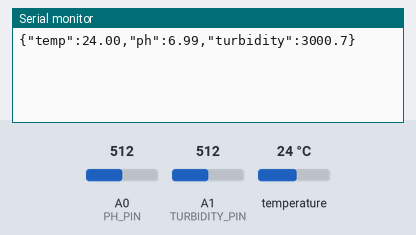
A sketch run on a simulated Arduino Uno, built with avr-gcc and run on an emulated ATmega328P. Parts: the last lines printed to the serial monitor. Inputs (shaded band) come from the test bench; at power-on: temperature 24 °C, A0 (PH_PIN) = 512, A1 (TURBIDITY_PIN) = 512.

Above: at 1.5 s.
1.6 s: temperature set to 12 °C
At 2.8 s:
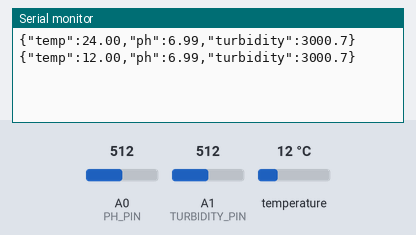
3.1 s: A0 (PH_PIN) set to 716
At 3.1 s:
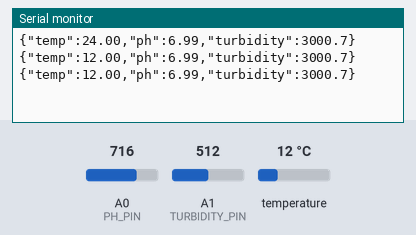
4.6 s: A1 (TURBIDITY_PIN) set to 716
At 5.9 s:
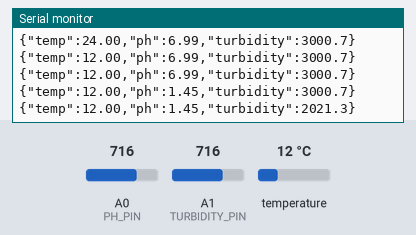
6.1 s: temperature set to 19 °C
At 6.7 s:
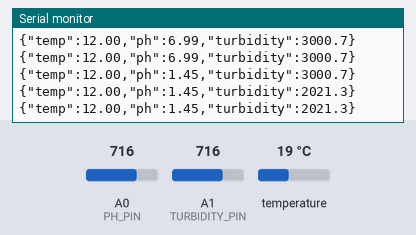
7.6 s: A0 (PH_PIN) set to 900
At 8.9 s:
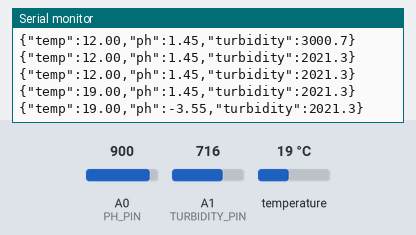
9.1 s: A1 (TURBIDITY_PIN) set to 900
At 9.7 s:
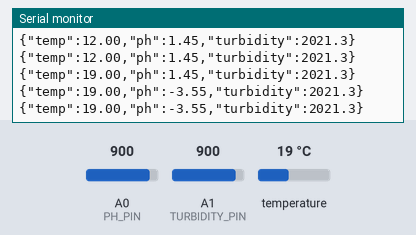
Timing chart, 0 to 11.6 s (numbered marks = the images above; inputs shaded):
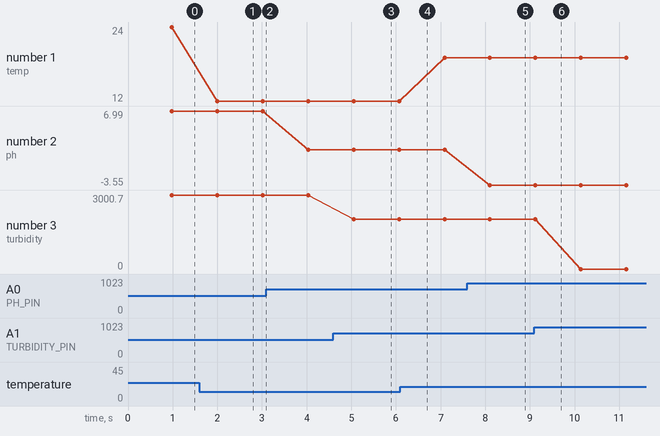

The sketch:

uno_sensor_node.ino
```cpp
#include <DallasTemperature.h>
#include <OneWire.h>

#define PH_PIN A0
#define TURBIDITY_PIN A1
#define ONE_WIRE_BUS 2

OneWire oneWire(ONE_WIRE_BUS);
DallasTemperature sensors(&oneWire);

void setup() {
  Serial.begin(9600);
  sensors.begin();
}


float readAnalogSampled(int pin) {
  int buffer_arr[10];
  for (int i = 0; i < 10; i++) {
    buffer_arr[i] = analogRead(pin);
    delay(10);
  }


  for (int i = 0; i < 9; i++) {
    for (int j = i + 1; j < 10; j++) {
      if (buffer_arr[i] > buffer_arr[j]) {
        int temp = buffer_arr[i];
        buffer_arr[i] = buffer_arr[j];
        buffer_arr[j] = temp;
      }
    }
  }


  unsigned long avgval = 0;
  for (int i = 2; i < 8; i++) {
    avgval += buffer_arr[i];
  }
  return (float)avgval / 6.0;
}

void loop() {

  sensors.requestTemperatures();
  float tempC = sensors.getTempCByIndex(0);


  float raw_ph_adc = readAnalogSampled(PH_PIN);
  float ph_volt = raw_ph_adc * 5.0 / 1023.0;
  float ph_act = 7.0 + ((2.50 - ph_volt) / 0.18);


  float raw_turb_adc = readAnalogSampled(TURBIDITY_PIN);
  float turb_volt = raw_turb_adc * 5.0 / 1023.0;
  float turbidity_ntu =
      -1120.4 * (turb_volt * turb_volt) + 5742.3 * turb_volt - 4352.9;
  if (turbidity_ntu < 0)
    turbidity_ntu = 0;


  char str_ph[10];
  char str_turb[10];
  dtostrf(ph_act, 1, 2, str_ph);
  dtostrf(turbidity_ntu, 1, 1, str_turb);

  char buf[80];
  if (tempC != DEVICE_DISCONNECTED_C) {
    char str_temp[10];
    dtostrf(tempC, 1, 2, str_temp);
    snprintf(buf, sizeof(buf),
             "{\"temp\":%s,\"ph\":%s,\"turbidity\":%s}",
             str_temp, str_ph, str_turb);
  } else {
    snprintf(buf, sizeof(buf),
             "{\"temp\":null,\"ph\":%s,\"turbidity\":%s}",
             str_ph, str_turb);
  }
  Serial.println(buf);


  delay(50);
}
```

Measured:
- after the input at 1.6 s, the serial monitor: prints a new line after 0.40 s (image 1)
- after the input at 4.6 s, the serial monitor: prints a new line after 0.45 s (image 3)
- after the input at 7.6 s, the serial monitor: prints a new line after 0.51 s (image 5)
- plotted number 1: 24 → 12 after the input at 1.6 s, 12 → 19 after the input at 6.1 s
- plotted number 2: 6.99 → 1.45 after the input at 3.1 s, 1.45 → -3.55 after the input at 7.6 s
- plotted number 3: 3000.7 → 2021.3 after the input at 4.6 s, 2021.3 → 0 after the input at 9.1 s
